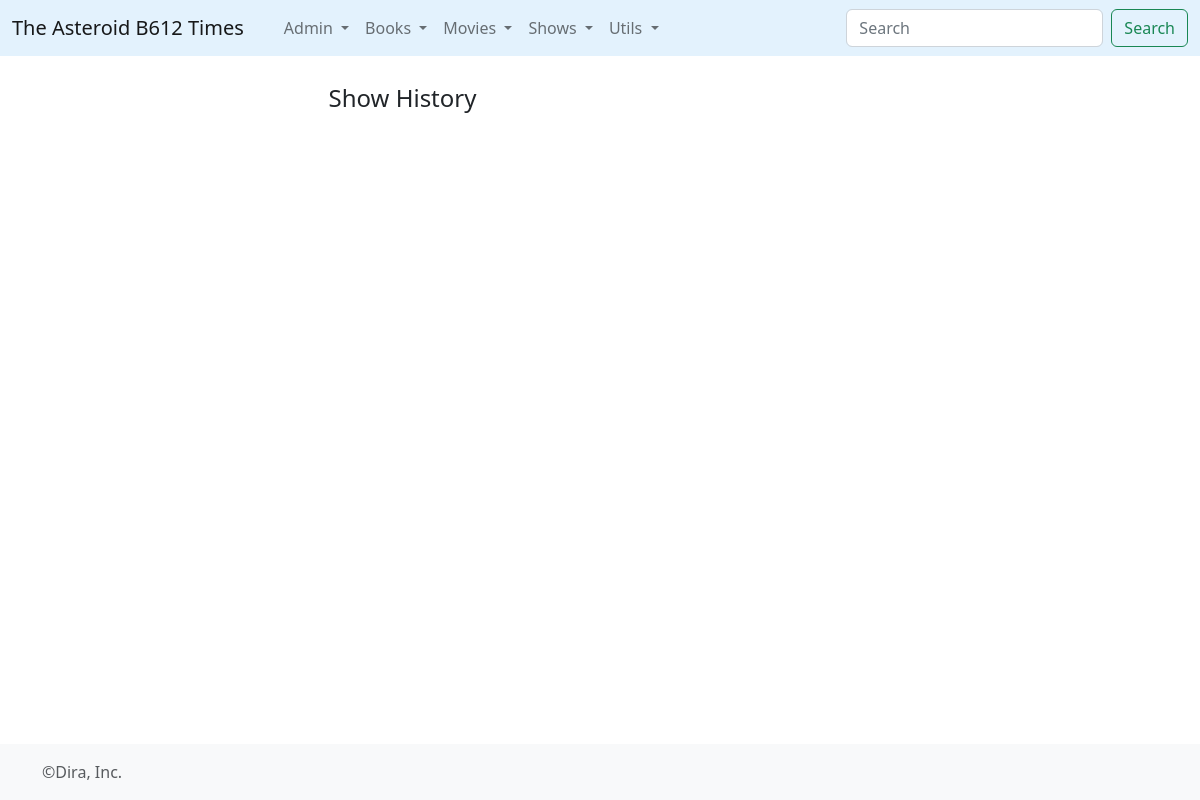
The app's page /shows/, older data.
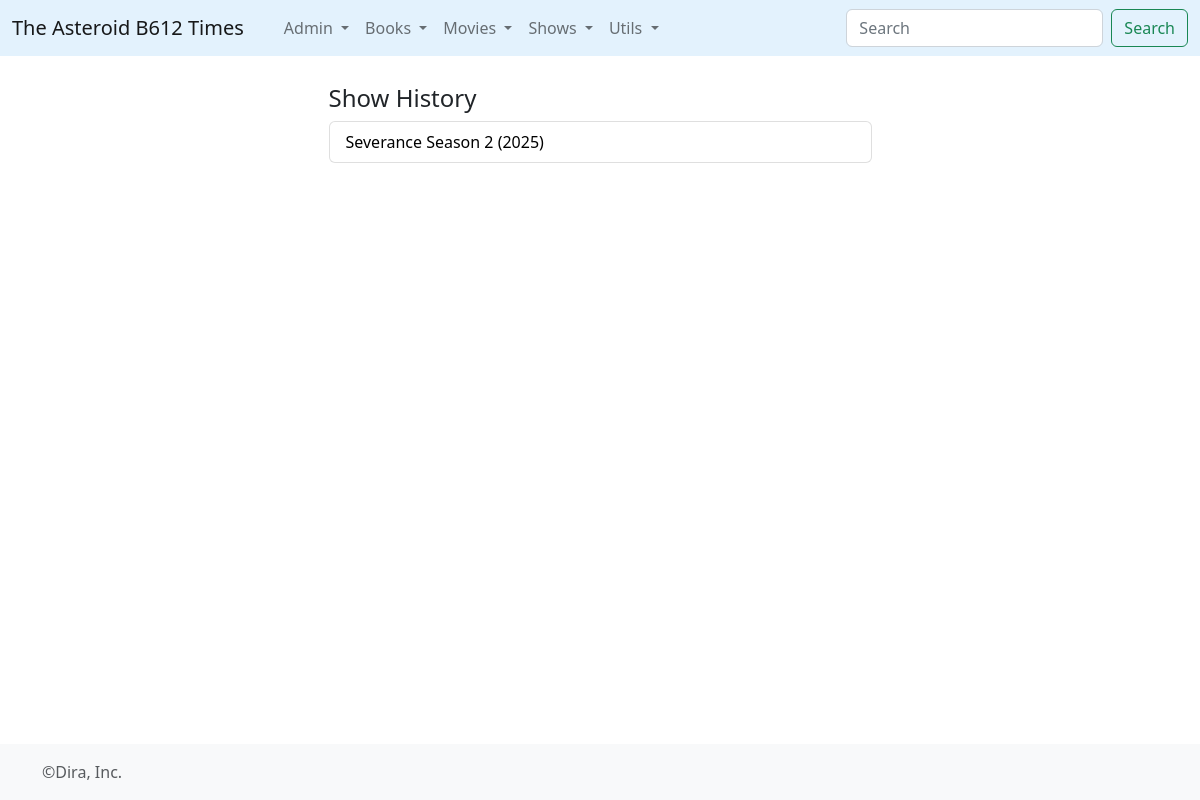
The same page, newer data.
### times/models.py (models this page shows, shortened)
class ShowWatch(models.Model):
	sseason = models.ForeignKey(Season,on_delete=models.CASCADE)
	start_d = models.DateField()
	finish_d = models.DateField()

class Season(models.Model):
	show = models.ForeignKey(Show,on_delete=models.CASCADE)
	season_t = models.CharField(max_length=255, null=True, blank=True)
	info = models.TextField()
	episodes = models.IntegerField()
	avg_runtime = models.IntegerField()
	premiere = models.IntegerField()

class Show(models.Model):
	title = models.CharField(max_length=512)
	info = models.TextField()
	wtype = models.ForeignKey(WikiType,on_delete=models.CASCADE)

### times/views.py (the view)
# urls.py: path('shows/', views.shows, name='shows'),
def shows(request):
	watchedshows = ShowWatch.objects.all().order_by('-finish_d')
	return render(request,'shows.html',{'watchedshows':watchedshows})

### times/templates/shows.html (shortened to what this page needs)
{% extends 'base_forms.html' %}
{% block contenido %}
<article>
	<h4>Show History</h4>
	   <ul class="list-group">
        {% for a in watchedshows %}
          <li class="list-group-item d-flex justify-content-between align-items-center">
          <a href="{% url 'show' a.sseason.show.id %}" style="color:black; text-decoration: none;">  {% if a.show.conteo_s > 1 %}{{a.sseason.show.title}} {{a.sseason.season_t}} {%else%} {{a.sseason.show.title}} {%endif%}({{a.sseason.premiere}})</a>
          </li>
        {% endfor %}
      </ul>
</article>
<br>
{% endblock%}

Row changes from the older to the newer data that the page shows:
added ShowWatch: sseason.show "Severance Season 2", sseason.premiere "2025"
